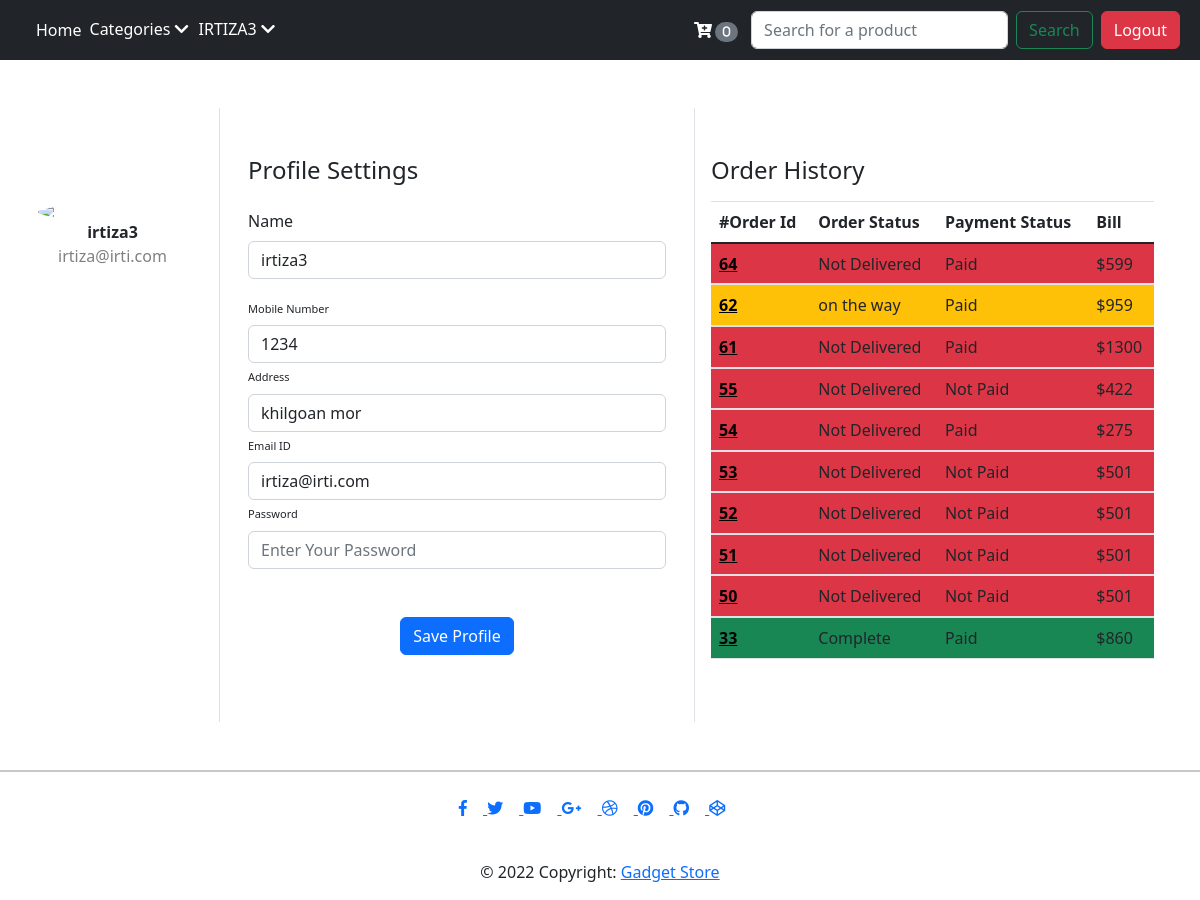
Page /userProfile.php (signed in) on the committed database.
### tables this page shows
CREATE TABLE `users` (
  `user_id` int(255) NOT NULL,
  `user_name` varchar(255) NOT NULL,
  `user_email` varchar(255) NOT NULL,
  `user_pass` varchar(255) NOT NULL,
  `user_address` varchar(255) NOT NULL,
  `user_phone_no` text NOT NULL,
  `user_type` varchar(255) NOT NULL DEFAULT 'user',
  `user_created_timestamp` datetime NOT NULL DEFAULT current_timestamp()
);

CREATE TABLE `orders` (
  `order_id` int(11) NOT NULL,
  `order_user_id` int(11) DEFAULT NULL,
  `cart` text NOT NULL,
  `bill` int(11) NOT NULL,
  `order_status` varchar(255) NOT NULL DEFAULT 'Not Delivered',
  `payment_status` varchar(25) NOT NULL DEFAULT 'Not Paid',
  `payment_method` varchar(25) NOT NULL,
  `order_time` datetime NOT NULL DEFAULT current_timestamp()
);

### userProfile.php (the view, shortened to what this page needs)
<!DOCTYPE html>
<html lang="en">
<head>
    <link rel="stylesheet" href="/store/orderProfile.css">
    <link rel="stylesheet" href="https://cdn.jsdelivr.net/npm/bootstrap@5.0.0-alpha1/dist/css/bootstrap.min.css">
    <link rel="stylesheet" href="https://cdn.jsdelivr.net/npm/bootstrap@5.0.0-alpha1/dist/js/bootstrap.bundle.min.js">
    <link rel="stylesheet" href="https://cdnjs.cloudflare.com/ajax/libs/jquery/3.2.1/jquery.min.js">
</head>
<body>
    <?php
        include 'partials/_header.php';
        include 'partials/_dbconnect.php';
        $userId = $_SESSION['user_id'];
        $sql = "SELECT * FROM `users` WHERE user_id = $userId";
        $result = mysqli_query($conn, $sql);
        while($row = mysqli_fetch_assoc($result)){
            $userName = $row['user_name'];
            $userEmail = $row['user_email'];
            $userPhone = $row['user_phone_no'];
            $userAddress = $row['user_address'];
        }
    echo'
    <div class="container rounded bg-white mt-5 mb-5">
        <div class="row">
            <div class="col-md-2 border-right">
                <div class="d-flex flex-column align-items-center text-center p-3 py-5  mr-4"><img class="rounded-circle mt-5"
                        width="150px"
                        src="https://st3.depositphotos.com/15648834/17930/v/600/depositphotos_179308454-stock-illustration-unknown-person-silhouette-glasses-profile.jpg"><span
                        class="font-weight-bold">'.$userName.'</span><span
                        class="text-black-50">'.$userEmail.'</span><span> </span></div>
            </div>
            <div class="col-md-5 border-right">
                <div class="p-3 py-5">
                    <div class="d-flex justify-content-between align-items-center mb-3">
                        <h4 class="text-right">Profile Settings</h4>
                    </div>
                    <form action="'.$_SERVER['PHP_SELF'].'" method="post">
                        <div class="row mt-2">
                            <div class="col-md-12"><label class="name">Name</label><input type="text"
                                    name="newName" value="'.$userName.'" class="form-control" placeholder="User Name" value=""></div>
                        </div>
                        <div class="row mt-3">
                            <div class="col-md-12"><label class="labels">Mobile Number</label><input type="text" name="newPhone" value="'.$userPhone.'"
                                    class="form-control" placeholder="Enter phone number" value=""></div>
                            <div class="col-md-12"><label class="labels">Address</label><input type="text" name="newAddress" value="'.$userAddress.'"
                                    class="form-control" placeholder="Enter address" value=""></div>
                            <div class="col-md-12"><label class="labels">Email ID</label><input type="email" name="newEmail" value="'.$userEmail.'"
                                    class="form-control" placeholder="enter email id" value=""></div>
                            <div class="col-md-12"><label class="labels">Password</label><input type="password"
                                    class="form-control" placeholder="Enter Your Password" name="password"></div>
                        </div>
                        <div class="mt-5 text-center"><button class="btn btn-primary profile-button" type="submit">Save
                                Profile</button></div>
                </div>
            </div>
            <div class="col-md-5 p-3 py-5">
                <h4 class="justify-content-between align-items-center mb-3">Order History</h4>
                <table class="table">
                    <thead>
                        <tr>
                            <th scope="col">#Order Id</th>
                            <th scope="col">Order Status</th>
                            <th scope="col">Payment Status</th>
                            <th scope="col">Bill</th>
                        </tr>
                    </thead>
                    <tbody>';
                    $sql = "SELECT * FROM `orders` WHERE order_user_id = $userId ORDER BY order_time DESC";
                    $result = mysqli_query($conn, $sql);
                    $num = mysqli_num_rows($result);
                    if ($num>0){
                        while($row = mysqli_fetch_assoc($result)){
                        $orderId = $row['order_id'];
                        $amountPaid = $row['bill'];
                        $status = $row['order_status'];
                        $payStatus = $row['payment_status'];
                        echo '<tbody>
                            ';
                            if($status == "Complete"){
                                echo "
                                <tr class='bg-success'>
                                <th scope='row'><a style='color: black' href='/store/orderPage.php?orderId=".$orderId."'>$orderId</a></th>
                                <td>$status</td>
                            <td>$payStatus</td>
                            <td>$$amountPaid</td>
                            <tr>";}
                            else if($status == "Not Delivered"){
                            echo "
                            <tr class='bg-danger'>
                            <th scope='row'><a style='color: black' href='/store/orderPage.php?orderId=".$orderId."'>$orderId</a></th>
                            <td>$status</td>
                            <td>$payStatus</td>
                            <td>$$amountPaid</td>
                            <tr>";
                            }else{
                                echo "<tr class='bg-warning'>
                                <th scope='row'><a style='color: black' href='/store/orderPage.php?orderId=".$orderId."'>$orderId</a></th>
                                <td>$status</td>
                            <td>$payStatus</td>
                            <td>$$amountPaid</td>
                            </tr>";
                            }
                    }
                    }else{
                        echo'
                        <tr>
                            <td colspan="4" class="text-center">No Orders Found</td>
                        </tr>';
                        ;
                    }
                    echo'
                    </tbody>
                </table>
            </div>
        </div>
    </div>
    </div>
    </div>
    </div>';
     ?>
    <?php include 'partials/_footer.php'?>
</body>
</html>

### orderProfile.css (style rules this page uses)
body { background: rgb(99, 39, 120) }
.profile-button { background: rgb(99, 39, 120); box-shadow: none; border: none }
.labels { font-size: 11px }

### rows in the picture
users: user_name "irtiza3", user_email "irtiza@irti.com", newName "irtiza3", newPhone "1234", newAddress "khilgoan mor", newEmail "irtiza@irti.com"
orders: order_id "64", order_status "Not Delivered", payment_status "Paid", bill "599"
orders: order_id "62", order_status "on the way", payment_status "Paid", bill "959"
orders: order_id "61", order_status "Not Delivered", payment_status "Paid", bill "1300"
orders: order_id "55", order_status "Not Delivered", payment_status "Not Paid", bill "422"
orders: order_id "54", order_status "Not Delivered", payment_status "Paid", bill "275"
orders: order_id "53", order_status "Not Delivered", payment_status "Not Paid", bill "501"
orders: order_id "52", order_status "Not Delivered", payment_status "Not Paid", bill "501"
orders: order_id "51", order_status "Not Delivered", payment_status "Not Paid", bill "501"
orders: order_id "50", order_status "Not Delivered", payment_status "Not Paid", bill "501"
orders: order_id "33", order_status "Complete", payment_status "Paid", bill "860"

### other values in the picture
$curUserName "IRTIZA3"
$c "0"
